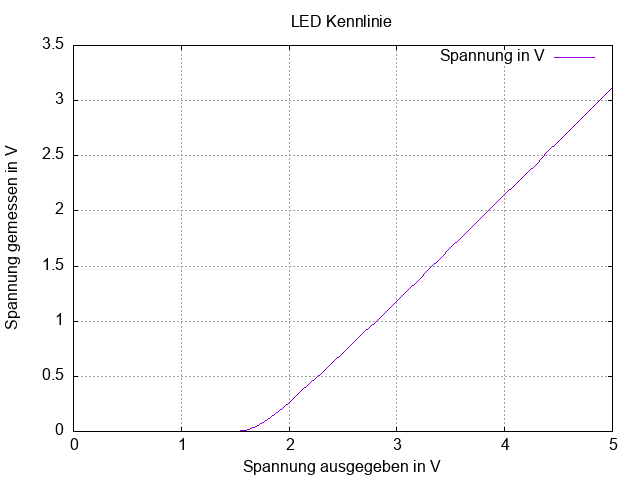

Reproduce this figure in gnuplot.
set term png
set out "7.1.png"
set title "LED Kennlinie"
set ylabel "Spannung gemessen in V"
set xlabel "Spannung ausgegeben in V"
set grid
plot "7.1.txt" using 2:1 with lines title "Spannung in V"
	 
